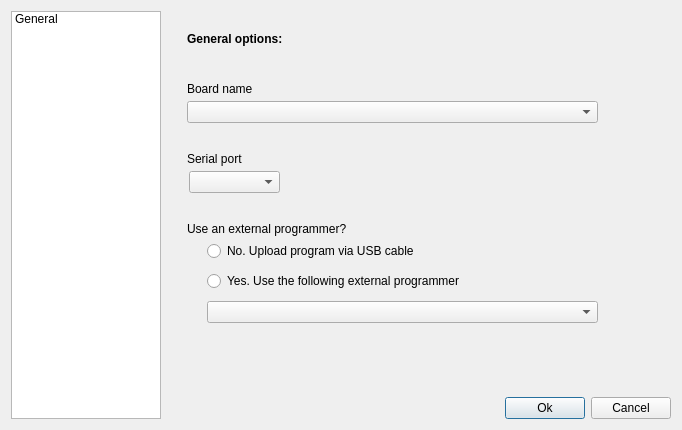
<?xml version="1.0" encoding="UTF-8"?>
<ui version="4.0">
 <class>ProjectProperties</class>
 <widget class="QDialog" name="ProjectProperties">
  <property name="geometry">
   <rect>
    <x>0</x>
    <y>0</y>
    <width>682</width>
    <height>430</height>
   </rect>
  </property>
  <property name="windowTitle">
   <string>ProjectProperties</string>
  </property>
  <layout class="QGridLayout" name="gridLayout">
   <item row="0" column="0">
    <layout class="QHBoxLayout" name="horizontalLayout_2">
     <item>
      <widget class="QListWidget" name="menuList">
       <property name="maximumSize">
        <size>
         <width>150</width>
         <height>16777215</height>
        </size>
       </property>
       <property name="selectionBehavior">
        <enum>QAbstractItemView::SelectRows</enum>
       </property>
       <item>
        <property name="text">
         <string>General</string>
        </property>
       </item>
      </widget>
     </item>
     <item>
      <layout class="QVBoxLayout" name="verticalLayout">
       <item>
        <widget class="QStackedWidget" name="stackedWidget">
         <property name="currentIndex">
          <number>0</number>
         </property>
         <widget class="QWidget" name="page">
          <widget class="QLabel" name="label">
           <property name="geometry">
            <rect>
             <x>20</x>
             <y>70</y>
             <width>291</width>
             <height>16</height>
            </rect>
           </property>
           <property name="text">
            <string>Board name</string>
           </property>
          </widget>
          <widget class="QComboBox" name="cbBoardName">
           <property name="geometry">
            <rect>
             <x>20</x>
             <y>90</y>
             <width>411</width>
             <height>22</height>
            </rect>
           </property>
          </widget>
          <widget class="QRadioButton" name="rbNoExternalProgrammer">
           <property name="geometry">
            <rect>
             <x>40</x>
             <y>230</y>
             <width>441</width>
             <height>20</height>
            </rect>
           </property>
           <property name="text">
            <string>No. Upload program via USB cable</string>
           </property>
          </widget>
          <widget class="QRadioButton" name="rbYesExternalProgrammer">
           <property name="geometry">
            <rect>
             <x>40</x>
             <y>260</y>
             <width>441</width>
             <height>20</height>
            </rect>
           </property>
           <property name="text">
            <string>Yes. Use the following external programmer</string>
           </property>
          </widget>
          <widget class="QLabel" name="label_2">
           <property name="geometry">
            <rect>
             <x>20</x>
             <y>140</y>
             <width>221</width>
             <height>16</height>
            </rect>
           </property>
           <property name="text">
            <string>Serial port</string>
           </property>
          </widget>
          <widget class="QComboBox" name="cbSerialPort">
           <property name="geometry">
            <rect>
             <x>22</x>
             <y>160</y>
             <width>91</width>
             <height>22</height>
            </rect>
           </property>
          </widget>
          <widget class="QLabel" name="label_3">
           <property name="geometry">
            <rect>
             <x>20</x>
             <y>210</y>
             <width>411</width>
             <height>16</height>
            </rect>
           </property>
           <property name="text">
            <string>Use an external programmer?</string>
           </property>
          </widget>
          <widget class="QComboBox" name="cbExternalProgrammer">
           <property name="geometry">
            <rect>
             <x>40</x>
             <y>290</y>
             <width>391</width>
             <height>22</height>
            </rect>
           </property>
          </widget>
          <widget class="QLabel" name="lblName">
           <property name="geometry">
            <rect>
             <x>20</x>
             <y>20</y>
             <width>451</width>
             <height>16</height>
            </rect>
           </property>
           <property name="font">
            <font>
             <weight>75</weight>
             <bold>true</bold>
            </font>
           </property>
           <property name="text">
            <string>General options:</string>
           </property>
          </widget>
         </widget>
         <widget class="QWidget" name="page_2"/>
         <widget class="QWidget" name="page_3"/>
         <widget class="QWidget" name="page_4"/>
        </widget>
       </item>
       <item>
        <layout class="QHBoxLayout" name="horizontalLayout">
         <item>
          <spacer name="horizontalSpacer">
           <property name="orientation">
            <enum>Qt::Horizontal</enum>
           </property>
           <property name="sizeHint" stdset="0">
            <size>
             <width>40</width>
             <height>20</height>
            </size>
           </property>
          </spacer>
         </item>
         <item>
          <widget class="QPushButton" name="btnOk">
           <property name="text">
            <string>Ok</string>
           </property>
          </widget>
         </item>
         <item>
          <widget class="QPushButton" name="btnCancel">
           <property name="text">
            <string>Cancel</string>
           </property>
          </widget>
         </item>
        </layout>
       </item>
      </layout>
     </item>
    </layout>
   </item>
  </layout>
 </widget>
 <layoutdefault spacing="6" margin="11"/>
 <resources/>
 <connections/>
</ui>
